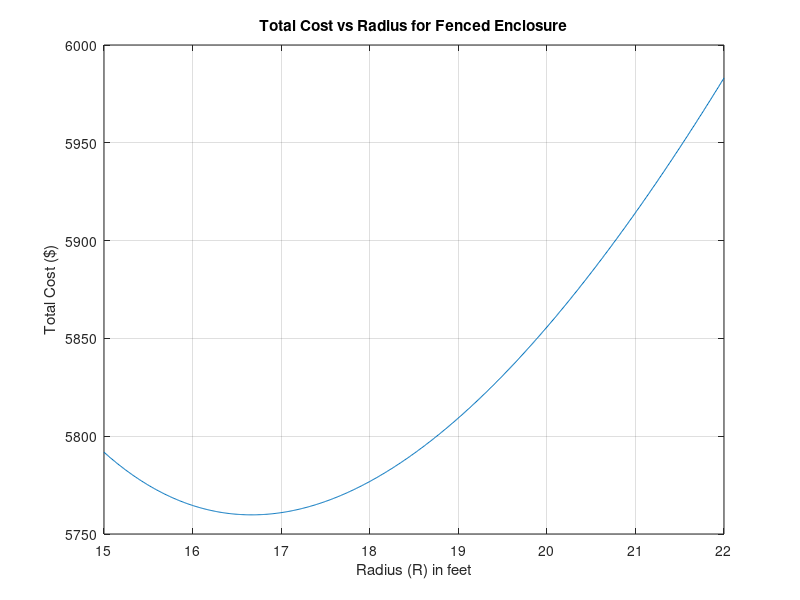

Here is the MATLAB script that generated this plot:
A = 1600; % Total area
CS = 30;  % Cost per foot for straight sides
CC = 40;  % Cost per foot for curved side

R = 15:0.01:22;  % Range of radii from 15 to 22 feet

% Calculate L based on the area constraint for each radius R
L = (A - (pi * R.^2) / 2) ./ (2 * R);

% Calculate the total cost for each radius R
cost = (L * 2 + pi * R) * CS + pi * R * CC;

% Ensure 'cost' is a row vector
cost = cost(:);  % Force cost to be a column vector (1D)

% Find the minimum cost and corresponding radius and length
[mincost, min_idx] = min(cost);  % Find the minimum cost and its index
R_opt = R(min_idx);  % Optimal radius
L_opt = L(min_idx);  % Optimal length

% Plot the cost vs radius
figure;
plot(R, cost);
xlabel('Radius (R) in feet');
ylabel('Total Cost ($)');
title('Total Cost vs Radius for Fenced Enclosure');
grid on;

% Display the results
disp(['The radius that leads to the lowest cost is ', num2str(R_opt), ' ft.']);
disp(['The optimal length is ', num2str(L_opt), ' ft.']);
disp(['The minimum cost is $', num2str(mincost), '.']);
